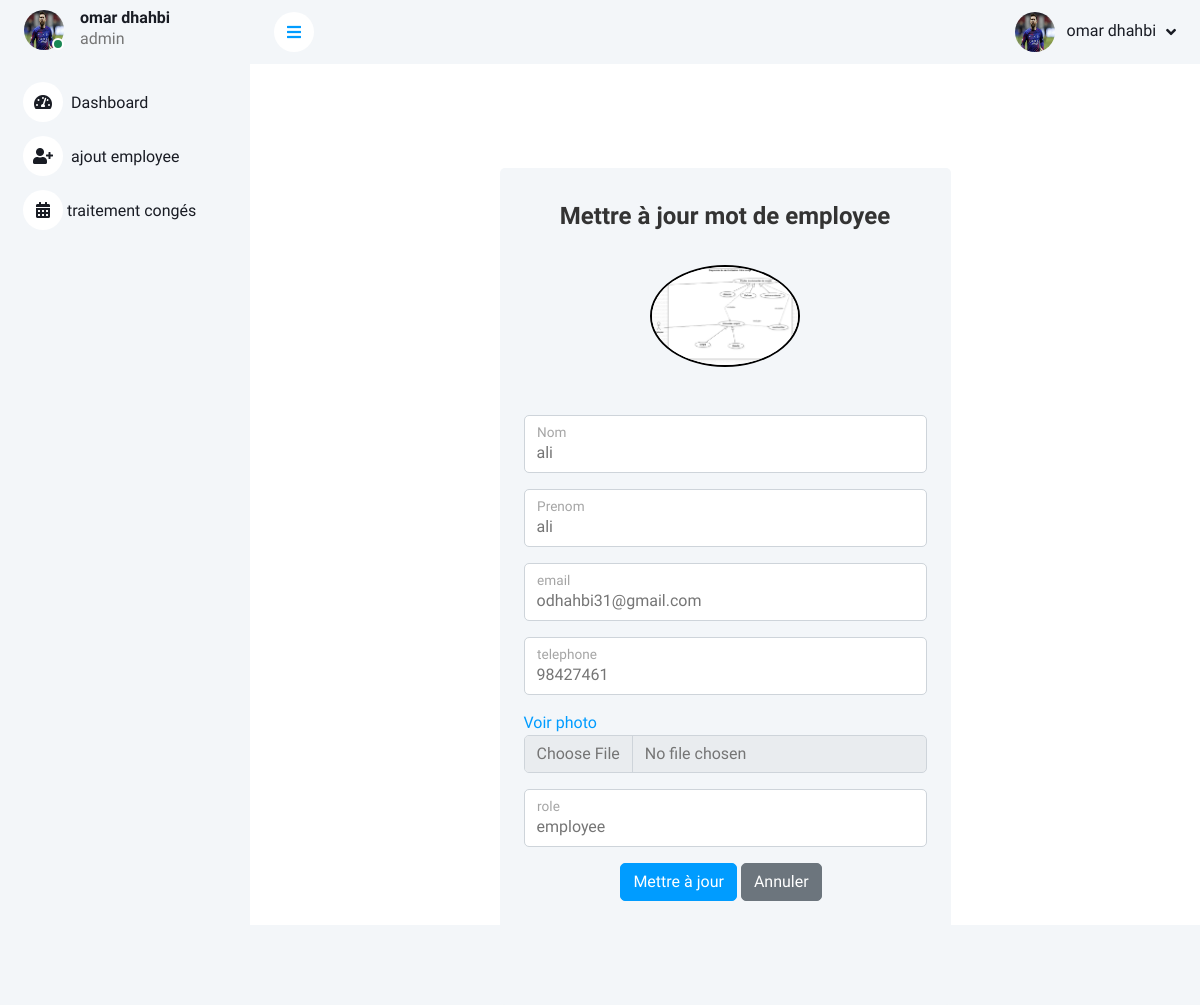
/Admin/update.php?id=2 (signed in), run on the app's committed database.
### tables this page shows
CREATE TABLE `users` (
  `id` int(11) NOT NULL,
  `nom` varchar(25) NOT NULL,
  `prenom` varchar(25) NOT NULL,
  `tel` varchar(155) NOT NULL,
  `email` varchar(25) NOT NULL,
  `password` varchar(255) NOT NULL,
  `photo` varchar(255) NOT NULL,
  `role` varchar(25) NOT NULL DEFAULT 'employee',
  `status` tinyint(1) NOT NULL DEFAULT 1,
  `NbJourConge` int(11) NOT NULL DEFAULT 45,
  `RaisonSociale` varchar(11) NOT NULL DEFAULT 'dhahbi_web',
  `code` varchar(255) DEFAULT NULL
);

### Admin/update.php (the view, shortened to what this page needs)
<?php
include "../connexion.php";
$id = $_GET['id'];
$query = "SELECT * FROM users WHERE id = :id";
$stmt = $conn->prepare($query);
$stmt->bindParam(':id', $id);
$stmt->execute();
$user = $stmt->fetch(PDO::FETCH_ASSOC);
?>
<!DOCTYPE html>
<html lang="en">
<head>
    <link href="https://cdnjs.cloudflare.com/ajax/libs/font-awesome/5.10.0/css/all.min.css" rel="stylesheet">
    <link href="https://cdn.jsdelivr.net/npm/bootstrap-icons@1.4.1/font/bootstrap-icons.css" rel="stylesheet">
    <link href="../lib/owlcarousel/assets/owl.carousel.min.css" rel="stylesheet">
    <link href="../lib/tempusdominus/css/tempusdominus-bootstrap-4.min.css" rel="stylesheet" />
    <link href="../css/bootstrap.min.css" rel="stylesheet">
    <link href="../css/style.css" rel="stylesheet">
</head>
<body>
    <div class="container-xxl position-relative bg-white d-flex p-0">
        <?php include "sidbar.php" ?>
        <div class="content">
            <?php include "navbar.php" ?>
            <div class="container-fluid pt-4">
                <div class="row justify-content-center">
                    <div class="col-sm-12 col-xl-6">
                        <div class="bg-light rounded h-100 p-4" style="margin-top: 80px;">
                            <h3 class="text">Mettre à jour mot de employee</h3>
                            <br>
                            <div style="display: flex; justify-content: center;">
                                <img src="../photo/<?php echo $user['photo']; ?>" alt="User Photo" class="profile-image">
                            </div>
                            <br><br>
                            <form method="post" action="" enctype="multipart/form-data">
                                <div class="form-floating mb-3">
                                    <input type="text" class="form-control" id="nom" placeholder="nom" name="nom" value="<?php echo $user['nom']; ?>">
                                    <label for="nom">Nom</label>
                                </div>
                                <div class="form-floating mb-3">
                                    <input type="text" class="form-control" id="prenom" placeholder="prenom" name="prenom" value="<?php echo $user['prenom']; ?>">
                                    <label for="prenom">Prenom</label>
                                </div>
                                <div class="form-floating mb-3">
                                    <input type="email" class="form-control" id="email" placeholder="email" name="email" value="<?php echo $user['email']; ?>">
                                    <label for="email">email</label>
                                </div>
                                <div class="form-floating mb-3">
                                    <input type="text" class="form-control" id="tel" placeholder="tel" name="tel" value="<?php echo $user['tel']; ?>">
                                    <label for="tel">telephone</label>
                                </div>
                                <div class="mb-3">
                                    <a href="../photo/<?php echo $user['photo'] ?>">Voir photo</a><br>
                                    <input type="file" class="form-control" type="file" id="photo" name="photo">
                                </div>
                                <div class="form-floating mb-3">
                                    <input type="text" class="form-control" id="role" placeholder="role" name="role" value="<?php echo $user['role']; ?>">
                                    <label for="role">role</label>
                                </div>
                                <div class="text-center">
                                    <button class="btn btn-primary" type="submit" name="submit">Mettre à jour</button>
                                    <button class="btn btn-secondary me-md-2" type="button"><a href="admin.php" style="color:white">Annuler</a></button>
                                </div>
                            </form>
                        </div>
                    </div>
                </div>
            </div>
        </div>
</body>
</html>

### css/style.css (style rules this page uses)
:root { --primary: #009CFF; --light: #F3F6F9; --dark: #191C24; }
.btn { transition: .5s; }
.btn.btn-primary { color: #FFFFFF; }
.content { margin-left: 250px; min-height: 100vh; background: #FFFFFF; transition: 0.5s; }
@media (min-width: 992px) { .content { width: calc(100% - 250px); } }

### Admin/update.php (style rules this page uses)
.text { font-size: 24px; color: #333; font-weight: bold; margin-top: 10px; margin-bottom: 10px; text-align: center; }
.profile-image { max-width: 150px; max-height: 200px; border: 2px solid black; border-radius: 50%; margin: auto; }

### data on the page
users: photo (picture), nom "ali", prenom "ali", email "odhahbi31@gmail.com", tel "98427461", role "employee"

### other printed values
$_SESSION['nom'] "omar"
$_SESSION['prenom'] "dhahbi"
$_SESSION['role'] "admin"
